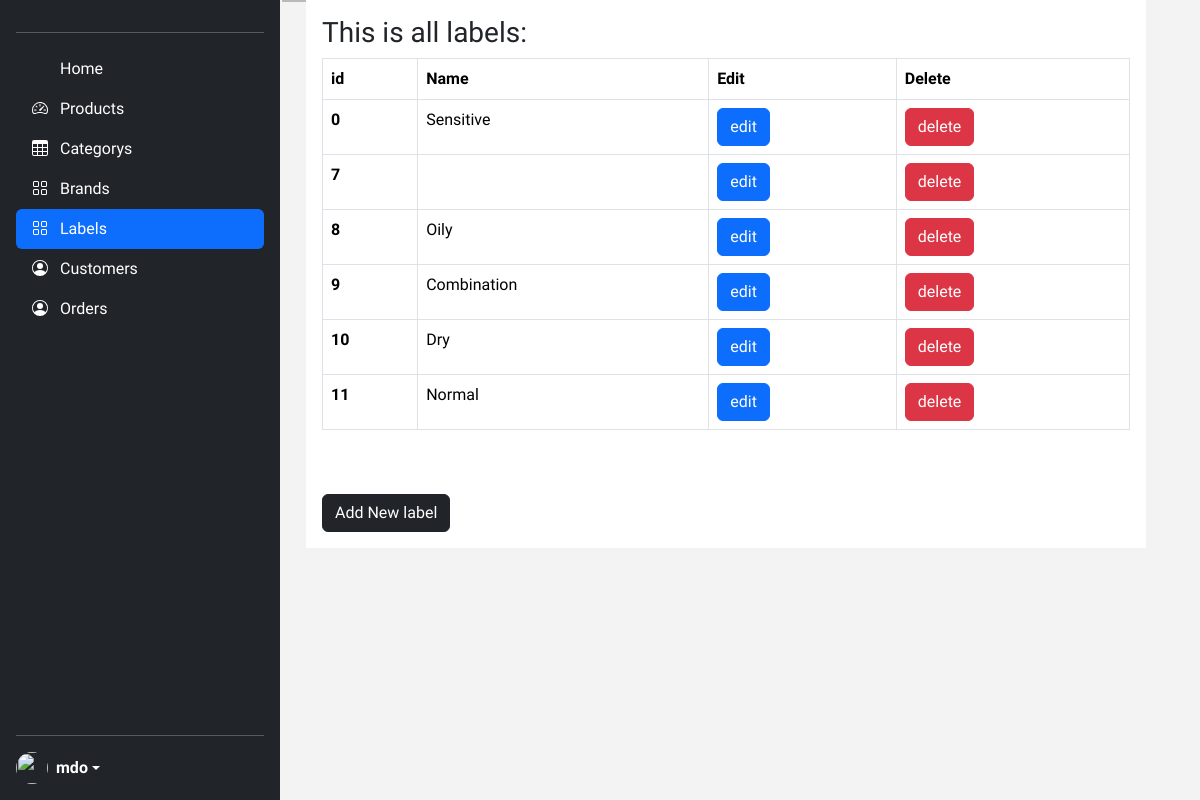
The app's page /labels (signed in) with its own data.
### beautyHaven/products/models.py (models this page shows)
class Label(db.Model):
    __tablename__ = 'label'
    id = Column(Integer, primary_key=True)
    name = Column(String(30), unique=True, nullable=False)

### beautyHaven/admin/routes.py (the view)
@app.route('/labels')
def labels():
    if 'email' not in session:
        flash('Please login first')
        return redirect('login')
    labels = Label.query.all()
    return render_template('/admin/labels.html',labels=labels)

### beautyHaven/templates/admin/labels.html (shortened to what this page needs)
{% extends 'layout.html' %}
{% block content %}
<h3 class="me-2">This is all labels:  </h3>
<table class="table table-hover  table-bordered  ">
  <thead>
    <tr>
      <th scope="col">id</th>
      <th scope="col">Name</th>
      <th scope="col">Edit</th>
      <th scope="col">Delete</th>
    </tr>
  </thead>
  <tbody>
    {% for label in labels %}
        <tr>
            <th scope="row">{{label.id}}</th>
            <td>{{label.name}}</td>
            <td><a href="" class="btn btn-primary">edit</a></td>
            <td><button type="button" class="btn btn-danger" data-bs-toggle="modal" data-bs-target="#exampleModal-{{label.id}}">
              delete
            </button></td>
        </tr>
    {% endfor %}
  </tbody>
</table>
<button type="button" class="btn btn-dark mt-5"><a href="{{ url_for('addlabel')}}" class="text-white text-decoration-none">Add New label</a></button>
{% endblock content %}

### beautyHaven/static/css/style.css (style rules this page uses)
body, html { margin: 0; padding: 0; font-family: "Josefin Sans", sans-serif; scroll-behavior: smooth; background-color: #f3f3f3; }
a { text-decoration: none; }

### beautyHaven/static/css/sidebars.css (style rules this page uses)
body { min-height: 100vh; min-height: -webkit-fill-available; }
html { height: -webkit-fill-available; }

### records on screen
Label: id "0", name "Sensitive"
Label: id "7"
Label: id "8", name "Oily"
Label: id "9", name "Combination"
Label: id "10", name "Dry"
Label: id "11", name "Normal"
